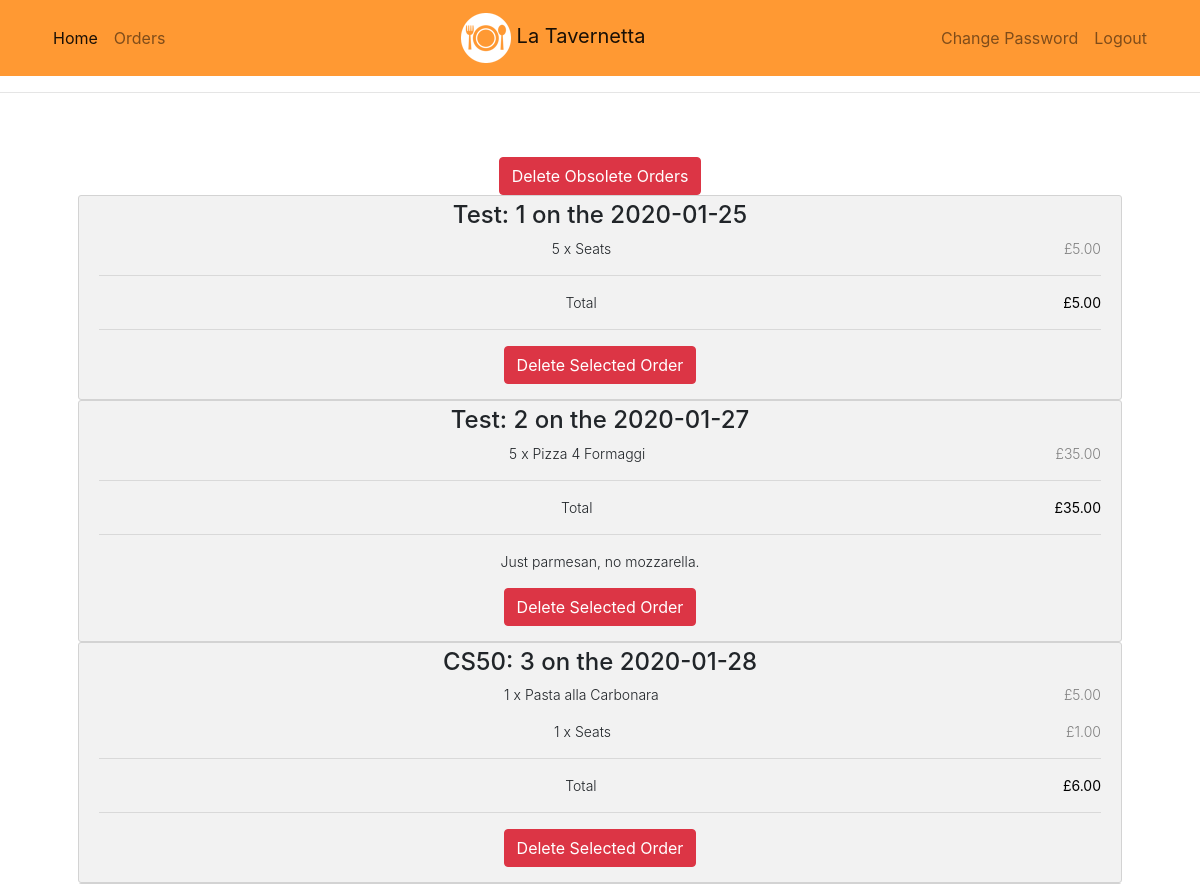
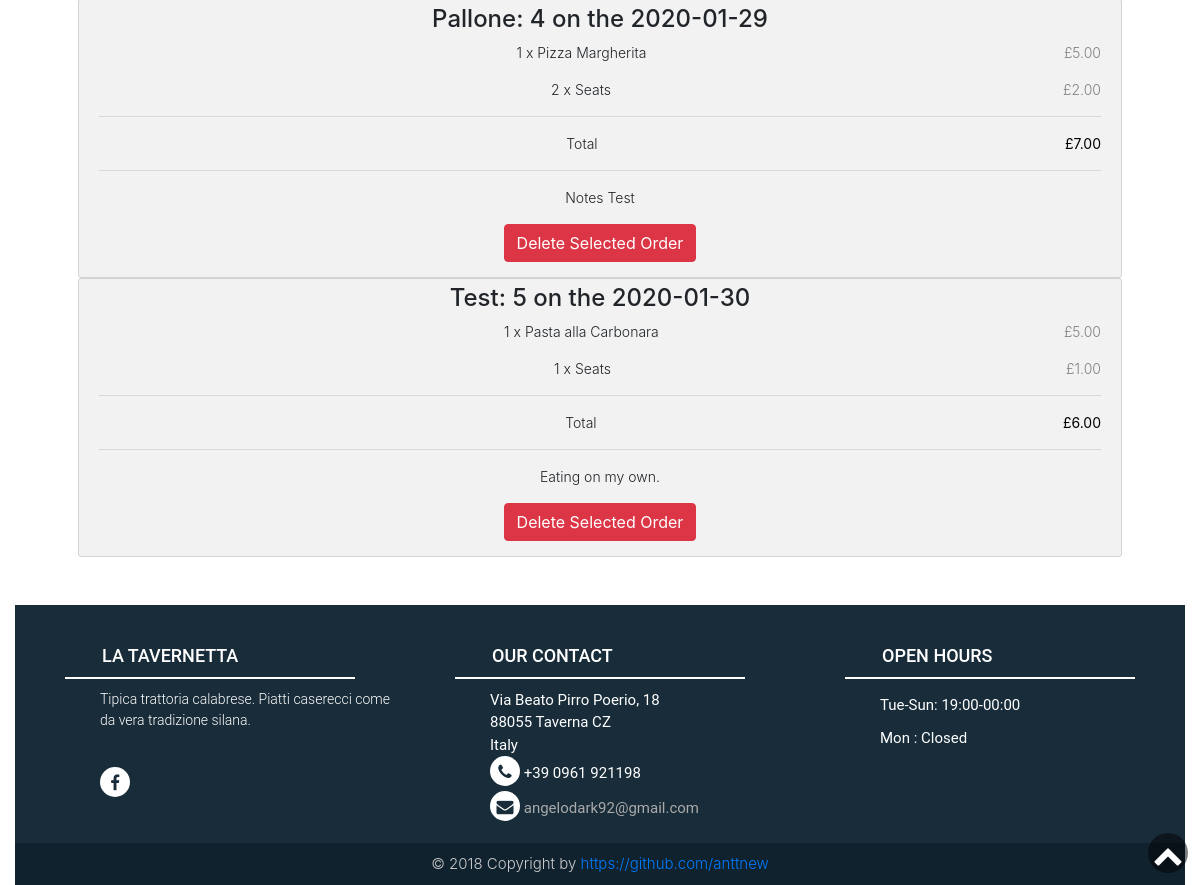
The page /admin_orders/ (signed in) on the database its author committed (2 pictures, top to bottom).
### tables this page shows
CREATE TABLE 'users' ('id' integer PRIMARY KEY NOT NULL, 'username' text NOT NULL, 'hash' text NOT NULL);

CREATE TABLE 'orders' ('id' integer PRIMARY KEY NOT NULL, 'item_id' integer NOT NULL, 'user_id' integer NOT NULL, 'coll_day' date NOT NULL, 'total_price' numeric NOT NULL, 'item_name'  text NOT NULL  , 'number'  INTEGER NOT NULL  );

CREATE TABLE 'notes' ('id' integer PRIMARY KEY NOT NULL, 'user_id' integer NOT NULL, 'coll_day' date NOT NULL, 'notes' text);

### app.py (the view, shortened to what this page needs)
@app.route("/admin_orders/", methods=["GET", "POST"])
@login_required
def admin_orders():
    if session["user_id"] == 1:
        day = db.execute("SELECT SUM (t.number) AS number, t.coll_day AS coll_day, SUM (t.total_price) AS totalp_day, t.user_id AS user_id, u.username AS name FROM orders t INNER JOIN users u ON t.user_id = u.id GROUP BY t.user_id, t.coll_day ORDER BY t.coll_day, u.username")
        items = db.execute("SELECT user_id, SUM(number) as number, item_name, SUM(total_price) AS total_price, coll_day FROM orders GROUP BY item_id, coll_day, user_id ORDER BY item_id")
        notes = db.execute("SELECT notes, user_id, coll_day FROM notes")
        return render_template("admin_orders.html", day=day, items=items, notes=notes)
    else:
        return redirect(url_for("index"))

### app.py (called while the page is built)
def pound(value):
    return f"£{value:,.2f}"

def login_required(f):
    @wraps(f)
    def decorated_function(*args, **kwargs):
        if session.get("user_id") is None:
            return redirect(url_for("login"))
        return f(*args, **kwargs)
    return decorated_function

### templates/admin_orders.html (shortened to what this page needs)
{% extends "layout.html" %}
{% block main %}
<form action="/admin_orders" method="post" id="forma1">
<button type="submit" class="btn btn-danger" name="delete" value=1>Delete Obsolete Orders</button>
</form>
{% for days in day %}
<form action="/admin_orders" method="post" id="forma2">
    <div id="basket">
    <div class="row">
            <div class="col-25">
                <div class="container">
                    <h4>{{days.name}}: {{loop.index}} on the {{days.coll_day}}
                    </h4>
                    {% for item in items%}
                        {% if item.coll_day == days.coll_day and item.user_id == days.user_id %}
                        <p>{{item.number}} x {{item.item_name}} <span class="price">{{item.total_price | pound}}</span></p>
                        {% endif %}
                    {% endfor %}
                    <hr>
                    <p>Total <span class="price" style="color:black"><b>{{days.totalp_day | pound}}</b></span></p>
                    <hr>
                    {% for note in notes %}
                        {% if note.coll_day == days.coll_day and note.user_id == days.user_id and note.notes %}
                        <p>{{note.notes}}</p>
                        {% endif %}
                    {% endfor %}
                <button type="submit" class="btn btn-danger">Delete Selected Order</button>
                </div>
        </div>
    </div>
</div>
</form>
{% endfor %}
{% endblock %}

### templates/layout.html (shortened to what this page needs)
<!DOCTYPE html>
<html lang="en">
<head>
    <link href="//maxcdn.bootstrapcdn.com/bootstrap/4.1.1/css/bootstrap.min.css" rel="stylesheet" id="bootstrap-css">
    <link href="/static/styles.css" rel="stylesheet">
    <link rel="stylesheet" href="https://maxcdn.bootstrapcdn.com/bootstrap/4.1.3/css/bootstrap.min.css">
    <link rel="stylesheet" href="https://cdnjs.cloudflare.com/ajax/libs/font-awesome/4.7.0/css/font-awesome.min.css">
</head>
<body>
    <nav class="navbar navbar-expand-md navbar-light main-nav" style="background-color: #ff9933;">
        <div class="container">
            <div class="collapse navbar-collapse flex-1">
                <ul class="nav navbar-nav w-100">
                    <li class="nav-item active">
                        <a class="nav-link" href="/">Home</a>
                    </li>
                    {% if session.get("user_id") and session.get("user_id") > 1 %}
                    <li class="nav-item">
                        <a class="nav-link" href="/table">Eat In</a>
                    </li>
                    <li class="nav-item">
                        <a class="nav-link" href="/orders">My Orders</a>
                    </li>
                    {% elif session.get("user_id") == 1 %}
                    <li class="nav-item">
                        <a class="nav-link" href="/admin_orders">Orders</a>
                    </li>
                    {% endif %}
                </ul>
            </div>
            <div class="order-first order-md-0 d-flex justify-content-center">
                <a class="navbar-brand mx-0" href="/"><img src="\static\restaurant.png" alt=""> La Tavernetta</a>
            </div>
            <div class="collapse navbar-collapse flex-1">
                <ul class="nav navbar-nav ml-auto">
                    {% if session.user_id and session.get("user_id") > 1%}
                    <li class="nav-item">
                        <a class="nav-link" href="/basket">Basket</a>
                    </li>
                    <li class="nav-item">
                        <a class="nav-link" href="/passw">Change Password</a>
                    </li>
                    <li class="nav-item">
                        <a class="nav-link" href="/logout">Logout</a>
                    </li>
                    {% elif session.get("user_id") == 1 %}
                    <li class="nav-item">
                        <a class="nav-link" href="/passw">Change Password</a>
                    </li>
                    <li class="nav-item">
                        <a class="nav-link" href="/logout">Logout</a>
                    </li>
                    {% endif %}
                </ul>
            </div>
        </div>
    </nav>
    <hr>
    <div class="container-fluid small">
        <main class="container p-5">
            {% block main %}{% endblock %}
        </main>
<footer class="-bg-footer" id="footer">
        <div class="container-fluid">
            <div class="row footer-align">
                <div class="col-md-4 col-sm-4">
                    <h5>La Tavernetta</h5>
                    <hr class="hr-foot">
                    <div class="footer-items">
                        <p class="footer">
                            Tipica trattoria calabrese. Piatti caserecci come da vera tradizione silana.
                        </p>
                        <ul class="social-networks">
                            <a href="https://www.facebook.com/latavernettatrattoria" class="facebook"><i class="fa fa-facebook"></i></a>
                        </ul>
                    </div>
                </div>
                <div class="col-md-4 col-sm-4">
                    <h5>Our contact</h5>
                    <hr class="hr-foot">
                    <div class="footer-items">
                        <address>
                                Via Beato Pirro Poerio, 18
                                <br>
                                88055 Taverna CZ
                                <br>
                                Italy
                                <br>
                                <i class="fa fa-phone address"></i> +39 0961 921198
                                <br>
                                <i class="fa fa-envelope address"></i> <a href="angelodark92@gmail.com">angelodark92@gmail.com</a>
                        </address>
                    </div>
                </div>
                <div class="col-md-4 col-sm-4">
                    <h5>Open hours</h5>
                    <hr class="hr-foot">
                    <div class="footer-items">
                        <ul>
                            <li>Tue-Sun: 19:00-00:00</li>
                            <li>Mon    : Closed</li>
                        </ul>
                    </div>
                </div>
            </div>
        </div>
        <a class="to-top" href="#myPage" title="toTop">
            <i class="fa fa-chevron-up"></i>
        </a>
    </footer>
    <div class="footer-copyright">
            <p>&copy 2018 Copyright by  <a href="https://github.com/anttnew"> https://github.com/anttnew</a></p>
    </div>
</body>
</html>

### static/styles.css (style rules this page uses)
main { overflow-x: auto; text-align: center; }
body { font-family: 'Montserrat', sans-serif; color: #333; line-height: 1.6; }
.nav-item a { color: #333; }
p { font-weight: 300; font-size: 14px; }
#footer { background-color: #182c39; color: white; font-family: 'Roboto', sans-serif; }
#footer ul { list-style-type: none; padding-left: 0; line-height: 2.2; }
#footer h5 { font-size: 18px; color: white; margin-top: 40px; margin-bottom: 10px; text-transform: uppercase; margin-left: 4em; }
#footer a { color: #aaa; }
#footer .social-networks { padding-top: 20px; padding-bottom: 25px; }
#footer .footer-items .fa { font-size: 17px; margin-bottom: 5px; background-color: white; color: #182c39; border-radius: 50%; padding-bottom: 25px; height: 30px; width: 30px; text-align: center; line-height: 31px; text-decoration: none; transition: color 1s; }
#footer .footer-items { margin: auto; padding-left: 70px; font-size: 15px; }
.footer-copyright { background-color: #10222e; }
.footer-copyright p { text-align: center; color: #ccc; font-size: 15px; padding: 10px 0; margin-bottom: 0; }
#footer .hr-foot { width: 80%; margin: 10px auto; border: 1px solid #fff; }
#footer .to-top { color: #fff; font-size: 30px; position: fixed; right: 12px; bottom: 12px; height: 40px; width: 40px; text-decoration: none; -moz-border-radius: 50%; -webkit-border-radius: 50%; border-radius: 50%; text-align: center; background: rgba(0, 0, 0, 0.5); background-repeat: no-repeat; background-position: center; }
#basket .row { display: -ms-flexbox; display: flex; -ms-flex-wrap: wrap; flex-wrap: wrap; margin: 0 -16px; }
#basket .col-25 { -ms-flex: 25%; flex: 25%; }
#basket .col-25, #basket .col-50, #basket .col-75 { padding: 0 16px; }
#basket .container { background-color: #f2f2f2; padding: 5px 20px 15px 20px; border: 1px solid lightgrey; border-radius: 3px; }
#basket span.price { float: right; color: grey; }

### rows shown on the page
users: name "Test", coll_day "2020-01-25", number "5" "1" "1", item_name "Seats" "Pasta alla Carbonara" "Seats", total_price|pound "£5.00" "£5.00" "£1.00", totalp_day|pound "£5.00", coll_day "2020-01-27", totalp_day|pound "£35.00", coll_day "2020-01-30", totalp_day|pound "£6.00"
orders: number "5", item_name "Pizza 4 Formaggi", total_price|pound "£35.00"
notes: notes "Just parmesan, no mozzarella."
users: name "CS50", coll_day "2020-01-28", number "1" "1", item_name "Pasta alla Carbonara" "Seats", total_price|pound "£5.00" "£1.00", totalp_day|pound "£6.00"
users: name "Pallone", coll_day "2020-01-29", number "2", item_name "Seats", total_price|pound "£2.00", totalp_day|pound "£7.00"
orders: number "1", item_name "Pizza Margherita", total_price|pound "£5.00"
notes: notes "Notes Test"
notes: notes "Eating on my own."
